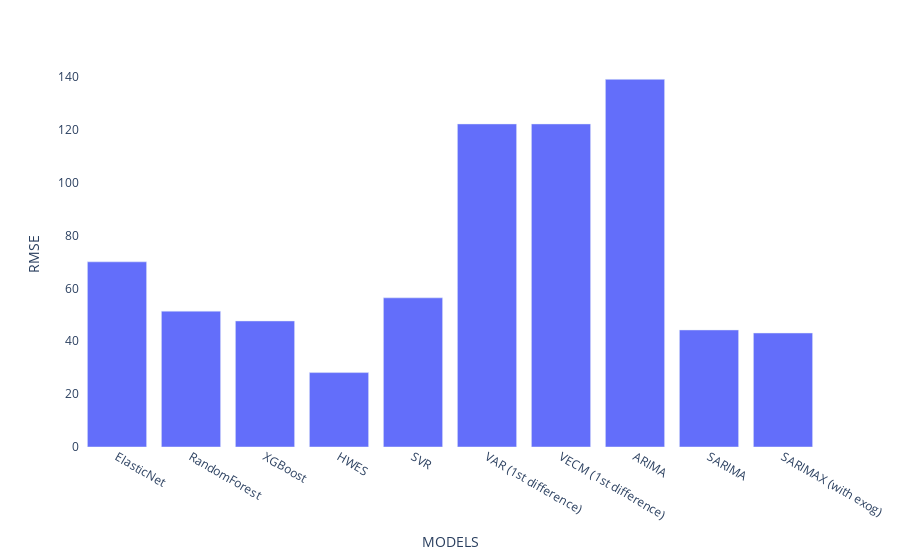

Here is the notebook cell this chart was saved with:
### Code cell
fig = px.bar(RMSE, x='MODELS', y='RMSE')
fig.update_layout({
'plot_bgcolor': 'rgba(0, 0, 0, 0)',
'paper_bgcolor': 'rgba(0, 0, 0, 0)',
})
fig.update_yaxes(automargin=True)
fig.update_xaxes(automargin=True)
fig.show()

### Figure 1 — Plotly figure (JSON) as saved in the notebook; plotly's stock layout.template omitted (floating-point values rounded to 4 significant figures)
{"data": [{"alignmentgroup": "True", "hovertemplate": "MODELS=%{x}<br>RMSE=%{y}<extra></extra>", "legendgroup": "", "marker": {"color": "#636efa", "pattern": {"shape": ""}}, "name": "", "offsetgroup": "", "orientation": "v", "showlegend": false, "textposition": "auto", "type": "bar", "x": ["ElasticNet", "RandomForest", "XGBoost", "HWES", "SVR", "VAR (1st difference)", "VECM (1st difference)", "ARIMA", "SARIMA", "SARIMAX (with exog)"], "xaxis": "x", "y": [70.04, 51.39, 47.67, 28.15, 56.42, 122.2, 122.2, 139.1, 44.27, 43.12], "yaxis": "y"}], "layout": {"barmode": "relative", "legend": {"tracegroupgap": 0}, "margin": {"t": 60}, "paper_bgcolor": "rgba(0, 0, 0, 0)", "plot_bgcolor": "rgba(0, 0, 0, 0)", "xaxis": {"anchor": "y", "automargin": true, "domain": [0, 1], "title": {"text": "MODELS"}}, "yaxis": {"anchor": "x", "automargin": true, "domain": [0, 1], "title": {"text": "RMSE"}}}}
